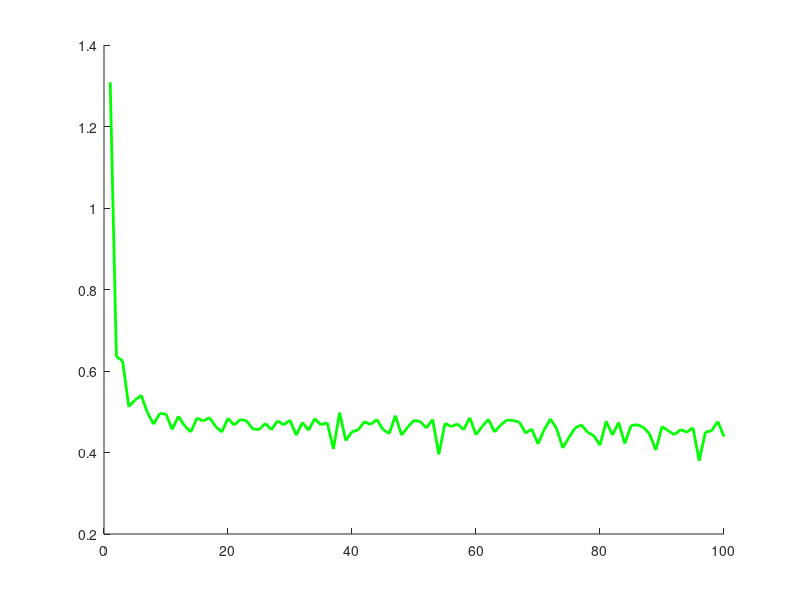

MATLAB code to generate this figure:
#questão 3: regressão linear múltipla estocástica

data = load("./ex1data2.txt");

x = [ones(numel(data(:,1)),1),data(:,1),data(:,2)];
y = data(:,3);
w = [1,1,1];

alpha = 0.01;
eqm = [];
numepoch = 100;

for epoch = 1:numepoch
  neqm = 0;
  index = randperm(numel(y));
  for i = 1:numel(y)
    y_x = x(index(i),:)*w';
    e = y(index(i))-y_x;
    w += alpha*e*x(index(i),:);
    %w(2) += alpha*e*x(index(i));
    neqm += e*e;
  endfor
  eqm = [eqm; neqm/numel(y)];
endfor

%subplot(1,2,1)
%axis([min(x)-1 max(x)+1 min(y)-1 max(y)+1]);
%hold on
%scatter(x,y);
%plot([min(x)-1 max(x)+1], [f(min(x)-1,w) f(max(x)+1,w)], 'color', 'r', 'linewidth', 2);
%hold off

%subplot(1,2,2)
hold on
plot([1:numepoch],eqm,'color', 'g', 'linewidth', 2);
hold off